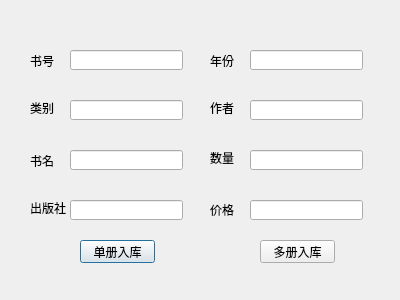
<?xml version="1.0" encoding="UTF-8"?>
<ui version="4.0">
 <class>book_in_dialog</class>
 <widget class="QDialog" name="book_in_dialog">
  <property name="geometry">
   <rect>
    <x>0</x>
    <y>0</y>
    <width>400</width>
    <height>300</height>
   </rect>
  </property>
  <property name="windowTitle">
   <string>图书入库</string>
  </property>
  <widget class="QPushButton" name="onebook_in">
   <property name="geometry">
    <rect>
     <x>80</x>
     <y>240</y>
     <width>75</width>
     <height>23</height>
    </rect>
   </property>
   <property name="text">
    <string>单册入库</string>
   </property>
  </widget>
  <widget class="QPushButton" name="nbook_in">
   <property name="geometry">
    <rect>
     <x>260</x>
     <y>240</y>
     <width>75</width>
     <height>23</height>
    </rect>
   </property>
   <property name="text">
    <string>多册入库</string>
   </property>
  </widget>
  <widget class="QLabel" name="label">
   <property name="geometry">
    <rect>
     <x>30</x>
     <y>150</y>
     <width>31</width>
     <height>21</height>
    </rect>
   </property>
   <property name="text">
    <string>书名</string>
   </property>
  </widget>
  <widget class="QLineEdit" name="bno">
   <property name="geometry">
    <rect>
     <x>70</x>
     <y>50</y>
     <width>113</width>
     <height>20</height>
    </rect>
   </property>
  </widget>
  <widget class="QLabel" name="label_2">
   <property name="geometry">
    <rect>
     <x>210</x>
     <y>50</y>
     <width>31</width>
     <height>21</height>
    </rect>
   </property>
   <property name="text">
    <string>年份</string>
   </property>
  </widget>
  <widget class="QLineEdit" name="year">
   <property name="geometry">
    <rect>
     <x>250</x>
     <y>50</y>
     <width>113</width>
     <height>20</height>
    </rect>
   </property>
  </widget>
  <widget class="QLabel" name="label_3">
   <property name="geometry">
    <rect>
     <x>30</x>
     <y>50</y>
     <width>31</width>
     <height>21</height>
    </rect>
   </property>
   <property name="text">
    <string>书号</string>
   </property>
  </widget>
  <widget class="QLineEdit" name="book_type">
   <property name="geometry">
    <rect>
     <x>70</x>
     <y>100</y>
     <width>113</width>
     <height>20</height>
    </rect>
   </property>
  </widget>
  <widget class="QLabel" name="label_4">
   <property name="geometry">
    <rect>
     <x>30</x>
     <y>100</y>
     <width>31</width>
     <height>16</height>
    </rect>
   </property>
   <property name="text">
    <string>类别</string>
   </property>
  </widget>
  <widget class="QLabel" name="label_5">
   <property name="geometry">
    <rect>
     <x>30</x>
     <y>200</y>
     <width>41</width>
     <height>16</height>
    </rect>
   </property>
   <property name="text">
    <string>出版社</string>
   </property>
  </widget>
  <widget class="QLabel" name="label_6">
   <property name="geometry">
    <rect>
     <x>210</x>
     <y>100</y>
     <width>31</width>
     <height>16</height>
    </rect>
   </property>
   <property name="text">
    <string>作者</string>
   </property>
  </widget>
  <widget class="QLabel" name="label_7">
   <property name="geometry">
    <rect>
     <x>210</x>
     <y>200</y>
     <width>31</width>
     <height>20</height>
    </rect>
   </property>
   <property name="text">
    <string>价格</string>
   </property>
  </widget>
  <widget class="QLabel" name="label_8">
   <property name="geometry">
    <rect>
     <x>210</x>
     <y>150</y>
     <width>31</width>
     <height>16</height>
    </rect>
   </property>
   <property name="text">
    <string>数量</string>
   </property>
  </widget>
  <widget class="QLineEdit" name="book_name">
   <property name="geometry">
    <rect>
     <x>70</x>
     <y>150</y>
     <width>113</width>
     <height>20</height>
    </rect>
   </property>
  </widget>
  <widget class="QLineEdit" name="author">
   <property name="geometry">
    <rect>
     <x>250</x>
     <y>100</y>
     <width>113</width>
     <height>20</height>
    </rect>
   </property>
  </widget>
  <widget class="QLineEdit" name="num">
   <property name="geometry">
    <rect>
     <x>250</x>
     <y>150</y>
     <width>113</width>
     <height>20</height>
    </rect>
   </property>
  </widget>
  <widget class="QLineEdit" name="book_publish">
   <property name="geometry">
    <rect>
     <x>70</x>
     <y>200</y>
     <width>113</width>
     <height>20</height>
    </rect>
   </property>
  </widget>
  <widget class="QLineEdit" name="price">
   <property name="geometry">
    <rect>
     <x>250</x>
     <y>200</y>
     <width>113</width>
     <height>20</height>
    </rect>
   </property>
  </widget>
 </widget>
 <resources/>
 <connections/>
</ui>
